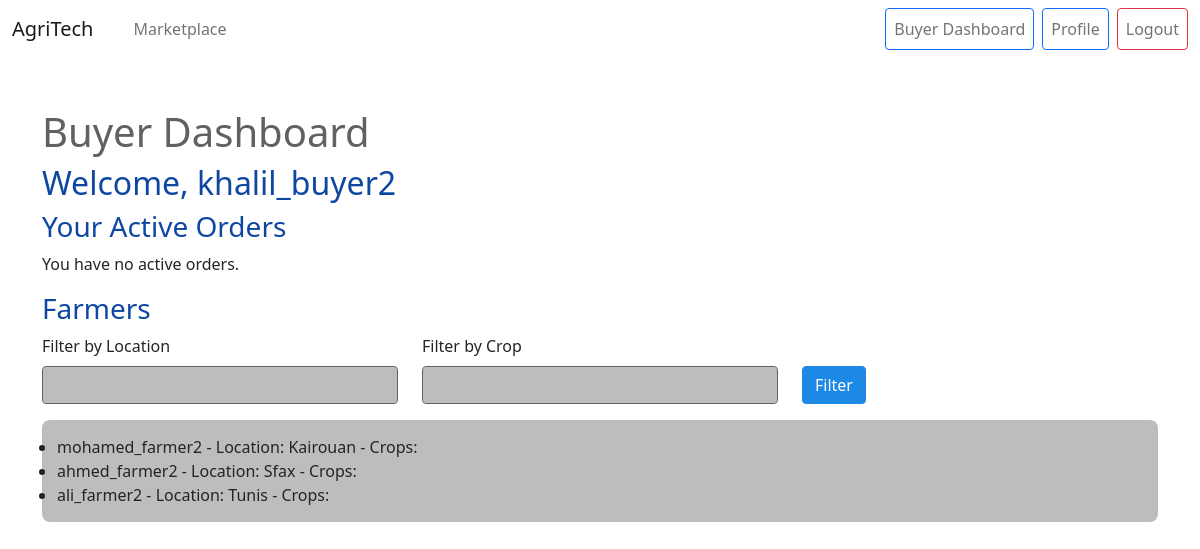
The page /marketplace/buyer/dashboard/ (signed in) on the database as committed earlier.
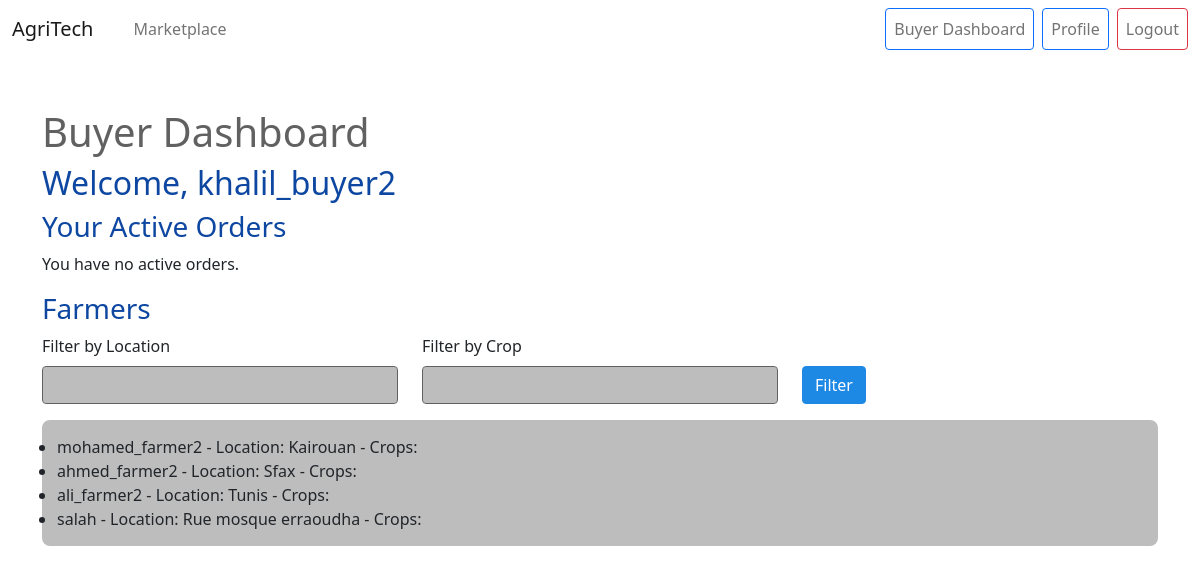
The same page on the database as committed later.
### marketplace/models.py (models this page shows, shortened)
class Farmer(models.Model):
    profile = models.ForeignKey(UserProfile, on_delete=models.CASCADE, related_name='farmer_profiles', limit_choices_to={'role': 'farmer'})
    phone_number = models.CharField(max_length=15)
    location = models.CharField(max_length=100)
    rating = models.DecimalField(max_digits=3, decimal_places=2, default=0.0)
    total_ratings = models.PositiveIntegerField(default=0)
    created_at = models.DateTimeField(auto_now_add=True)
    updated_at = models.DateTimeField(auto_now=True)

class UserProfile(models.Model):
    user = models.OneToOneField(User, on_delete=models.CASCADE)
    ROLE_CHOICES = (
        ('farmer', 'Farmer'),
        ('sponsor', 'Sponsor'),
        ('buyer', 'Buyer'),
    )
    role = models.CharField(max_length=10, choices=ROLE_CHOICES)
    created_at = models.DateTimeField(auto_now_add=True)
    updated_at = models.DateTimeField(auto_now=True)

### marketplace/views.py (the view)
# urls.py: path('buyer/dashboard/', views.buyer_dashboard, name='buyer_dashboard'),
@login_required
def buyer_dashboard(request):
    try:
        profile = UserProfile.objects.get(user=request.user, role='buyer')
        buyer = Buyer.objects.get(profile=profile)
    except (UserProfile.DoesNotExist, Buyer.DoesNotExist):
        return redirect('marketplace:marketplace_home')
    active_orders = Order.objects.filter(buyer=buyer, status__in=['pending', 'confirmed', 'paid'])
    farmers = Farmer.objects.all()
    location_filter = request.GET.get('location', '')
    crop_filter = request.GET.get('crop', '')
    if location_filter:
        farmers = farmers.filter(location__icontains=location_filter)
    if crop_filter:
        farmers = farmers.filter(produce__title__icontains=crop_filter).distinct()
    context = {
        'buyer': buyer,
        'active_orders': active_orders,
        'farmers': farmers,
        'location_filter': location_filter,
        'crop_filter': crop_filter,
    }
    return render(request, 'marketplace/buyer_dashboard.html', context)

### templates/marketplace/buyer_dashboard.html (shortened to what this page needs)
{% extends 'base.html' %}
{% block content %}
<div class="dashboard-container">
    <h1>Buyer Dashboard</h1>
    <h2>Welcome, {{ buyer.profile.user.username }}</h2>
    <h3>Your Active Orders</h3>
    {% if active_orders %}
        <ul>
        {% for order in active_orders %}
            <li>
                Order #{{ order.id }} -
                {{ order.quantity }} {{ order.produce.unit }} of {{ order.produce.title }} -
                Status: {{ order.status }} -
                <a href="{% url 'marketplace:order_detail' order.id %}">Details</a>
            </li>
        {% endfor %}
        </ul>
    {% else %}
        <p>You have no active orders.</p>
    {% endif %}
    <h3>Farmers</h3>
    <form method="get" class="mb-3">
        <div class="row">
            <div class="col-md-4">
                <label for="location" class="form-label">Filter by Location</label>
                <input type="text" class="form-control" id="location" name="location" value="{{ location_filter }}">
            </div>
            <div class="col-md-4">
                <label for="crop" class="form-label">Filter by Crop</label>
                <input type="text" class="form-control" id="crop" name="crop" value="{{ crop_filter }}">
            </div>
            <div class="col-md-4 d-flex align-items-end">
                <button type="submit" class="btn btn-primary">Filter</button>
            </div>
        </div>
    </form>
    {% if farmers %}
        <ul>
        {% for farmer in farmers %}
            <li>
                {{ farmer.profile.user.username }} -
                Location: {{ farmer.location }} -
                Crops: {% for crop in farmer.produce.all %}{{ crop.title }}{% if not forloop.last %}, {% endif %}{% endfor %}
            </li>
        {% endfor %}
        </ul>
    {% else %}
        <p>No farmers match your filters.</p>
    {% endif %}
</div>
{% endblock %}

Rows that differ between the two databases and show on the page:
added Farmer: profile.user.username "salah", location "Rue mosque erraoudha"
